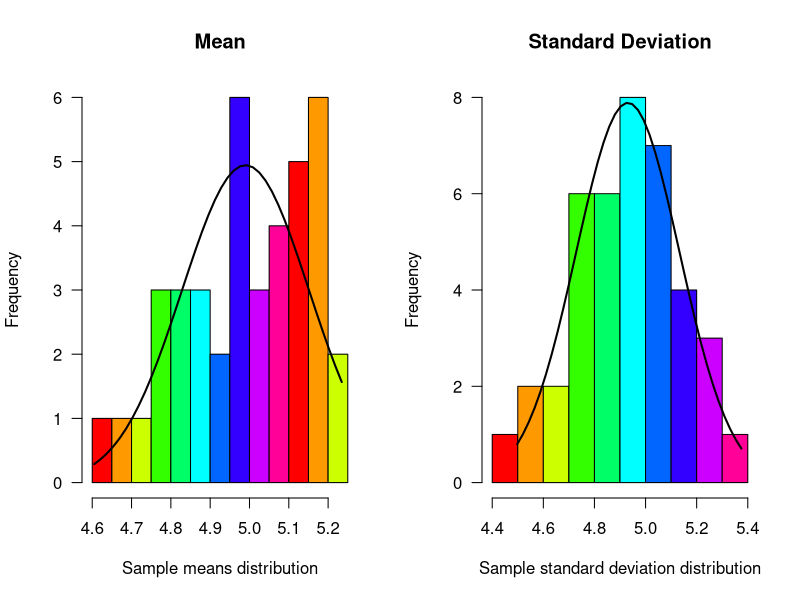

R code for this plot:
#Default values for our simulation

lambda <- 0.2
n <- 1000
m <- 40

sim <- NULL
mns <- NULL
sds <- NULL
theo_mean <- NULL
theo_sd <- NULL
sample_mean <- NULL
sample_sd <- NULL

# Generated data

for (i in 1 : m) sim = rbind(sim, rexp(n,lambda))

# Theorical values

theo_mean <- 1/lambda
theo_sd <- 1/lambda

#First we calculate the mean distribution

for (i in 1 : m) mns = c(mns,mean(sim[i,]))

# Now we calculate the standard deviations

for (i in 1 : m) sds = c(sds,sd(sim[i,]))

# Now calculate the estimated population values.

sample_mean <- mean(mns)
sample_sd <- mean(sds)

# Now we plot the histograms on a combined panel.

par(mfrow = c(1,2))

h1<- hist(mns, breaks = 10, xlab = "Sample means distribution", main = "Mean", col=rainbow(10), las=1)
xfit<-seq(min(mns),max(mns),length=40) 
yfit<-dnorm(xfit,mean=mean(mns),sd=sd(mns)) 
yfit <- yfit*diff(h1$mids[1:2])*length(mns) 
lines(xfit, yfit, col="black", lwd=2)

h2<- hist(sds, breaks = 10, xlab = "Sample standard deviation distribution", main = "Standard Deviation", col=rainbow(10), las=1)
xfit<-seq(min(sds),max(sds),length=40) 
yfit<-dnorm(xfit,mean=mean(sds),sd=sd(sds)) 
yfit <- yfit*diff(h2$mids[1:2])*length(sds) 
lines(xfit, yfit, col="black", lwd=2)


